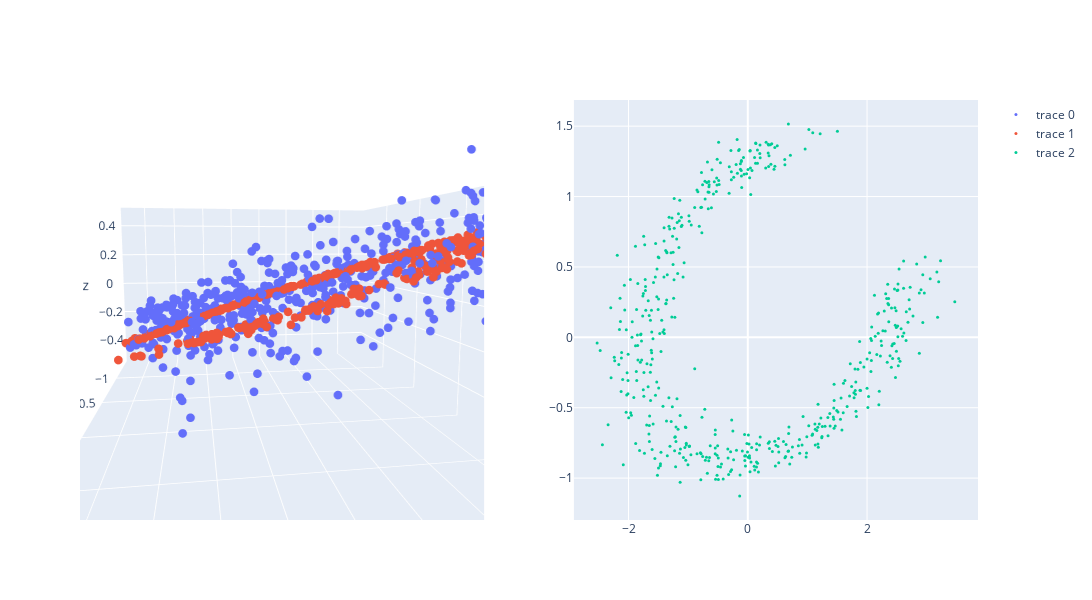

Here is the notebook cell this chart was saved with:
### Markdown cell above
### Plotten der Daten in 3d 
(benötigt plotly: Anaconda Prompt -> `conda activate dmml1` -> `pip install plotly`)

### Code cell
import plotly.graph_objs as go
from plotly.subplots import make_subplots

# Plot in 3d und 2d
fig = make_subplots(rows=1, cols=2, specs=[[{"type": "scene"}, {"type": "xy"}]],)
fig.add_trace(go.Scatter3d(x=X[:,0], y=X[:,1], z=X[:,2], mode="markers"),row=1, col=1)
fig.add_trace(go.Scatter3d(x=X_tilde[:,0], y=X_tilde[:,1], z=X_tilde[:,2], mode="markers"),row=1, col=1)
fig.add_trace(go.Scatter(x=X2D[:, 0], y=X2D[:, 1], mode="markers"),row=1, col=2)
fig.update_traces(marker=dict(size=3))
fig.update_layout(height=600, width=1200)
fig.show()

### Figure 1 — Plotly figure (JSON) as saved in the notebook; plotly's stock layout.template omitted (floating-point values rounded to 4 significant figures; data arrays with more than 128 entries replaced by an {"elided": "..."} marker saying what was removed)
{"data": [{"marker": {"size": 3}, "mode": "markers", "scene": "scene", "type": "scatter3d", "x": {"elided": "500 float values"}, "y": {"elided": "500 float values"}, "z": {"elided": "500 float values"}}, {"marker": {"size": 3}, "mode": "markers", "scene": "scene", "type": "scatter3d", "x": {"elided": "500 float values"}, "y": {"elided": "500 float values"}, "z": {"elided": "500 float values"}}, {"marker": {"size": 3}, "mode": "markers", "type": "scatter", "x": {"elided": "500 float values"}, "xaxis": "x", "y": {"elided": "500 float values"}, "yaxis": "y"}], "layout": {"height": 600, "scene": {"aspectmode": "auto", "aspectratio": {"x": 1.687, "y": 0.9784, "z": 0.6057}, "camera": {"center": {"x": 0, "y": 0, "z": 0}, "eye": {"x": 1.228, "y": -0.2093, "z": 0.1598}, "projection": {"type": "perspective"}, "up": {"x": 0, "y": 0, "z": 1}}, "domain": {"x": [0, 0.45], "y": [0, 1]}}, "width": 1200, "xaxis": {"anchor": "y", "autorange": true, "domain": [0.55, 1], "range": [-2.911, 3.855], "type": "linear"}, "yaxis": {"anchor": "x", "autorange": true, "domain": [0, 1], "range": [-1.297, 1.686], "type": "linear"}}}
